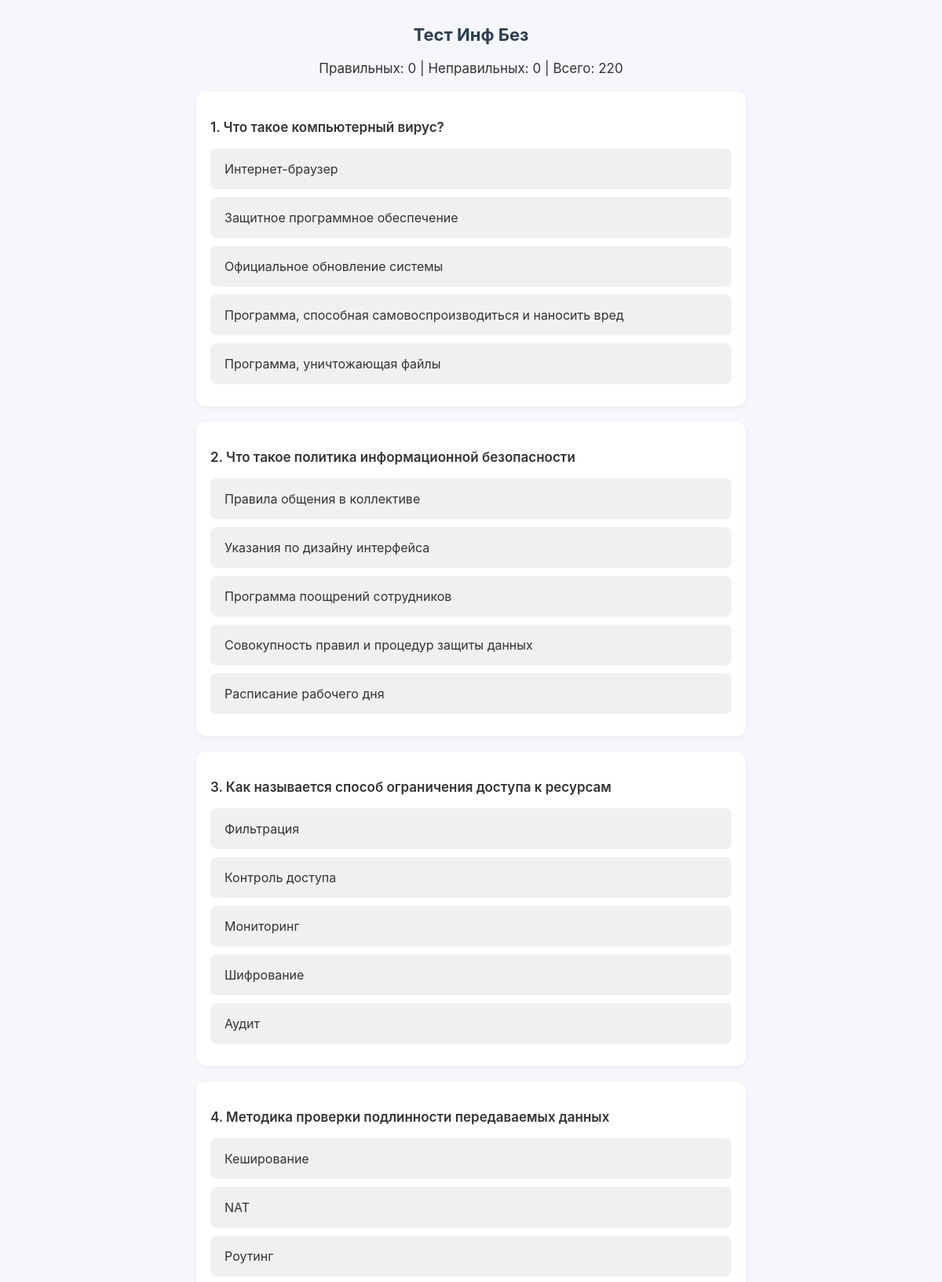
The page /test/2/html (upper part) on the database its author committed.
### tables this page shows
CREATE TABLE tests (
        id INTEGER PRIMARY KEY AUTOINCREMENT,
        name TEXT NOT NULL,
        created_at TEXT NOT NULL
    );

CREATE TABLE questions (
        id INTEGER PRIMARY KEY AUTOINCREMENT,
        test_id INTEGER,
        text TEXT,
        FOREIGN KEY(test_id) REFERENCES tests(id)
    );

CREATE TABLE variants (
        id INTEGER PRIMARY KEY AUTOINCREMENT,
        question_id INTEGER,
        text TEXT,
        is_correct INTEGER DEFAULT 0,
        FOREIGN KEY(question_id) REFERENCES questions(id)
    );

### app.py (the view)
@app.route("/test/<int:test_id>/html", methods=["GET"])
def take_test_html(test_id):
    conn = sqlite3.connect(app.config["DATABASE"])
    c = conn.cursor()
    c.execute("SELECT name FROM tests WHERE id=?", (test_id,))
    test_name = c.fetchone()[0]
    c.execute("SELECT text, id FROM questions WHERE test_id=?", (test_id,))
    q_raw = c.fetchall()
    questions = []
    for q_text, q_id in q_raw:
        c.execute("SELECT text, is_correct FROM variants WHERE question_id=?", (q_id,))
        variants = [{"text": row[0], "is_correct": bool(row[1])} for row in c.fetchall()]
        random.shuffle(variants)
        questions.append({
            "question_id": q_id,
            "question": q_text,
            "variants": variants
        })
    random.shuffle(questions)
    conn.close()
    return render_template("take_test.html", test_id=test_id, test_name=test_name, questions=questions)

### templates/take_test.html (shortened to what this page needs)
<!doctype html>
<html>
<head>
</head>
<body>
    <h1>Тест {{ test_name }}</h1>
    <div class="stats">
        Правильных: <span id="correct">0</span> |
        Неправильных: <span id="wrong">0</span> |
        Всего: <span id="total">{{ questions|length }}</span>
    </div>
    <div id="quiz">
        {% for q in questions %}
            <div class="question" data-question-id="{{ q.question_id }}">
                <p>{{ loop.index }}. {{ q.question }}</p>
                {% for v in q.variants %}
                    <div class="variant"
                         data-is-correct="{{ '1' if v.is_correct else '0' }}"
                         data-variant-text="{{ v.text }}">
                        {{ v.text }}
                    </div>
                {% endfor %}
            </div>
        {% endfor %}
    </div>
</body>
</html>

### templates/take_test.html (style rules this page uses)
body { font-family: -apple-system, BlinkMacSystemFont, "Segoe UI", Roboto, Arial, sans-serif; background: #f5f7fa; margin: 0; padding: 16px; color: #333; }
h1 { text-align: center; color: #2c3e50; font-size: 22px; margin-bottom: 20px; }
.stats { text-align: center; margin-bottom: 16px; font-size: 17px; }
.question { background: #fff; border-radius: 12px; box-shadow: 0 2px 6px rgba(0,0,0,0.05); margin: 20px auto; padding: 18px; max-width: 700px; width: 100%; box-sizing: border-box; }
.question p { font-weight: 600; font-size: 17px; }
.variant { display: block; padding: 14px 16px; margin: 10px 0; background-color: #f0f0f0; border: 2px solid transparent; border-radius: 8px; cursor: pointer; transition: all 0.2s ease; font-size: 16px; }

### rows shown on the page
tests: name "Инф Без"
questions: question "Что такое компьютерный вирус?"
variants: text "Интернет-браузер"
variants: text "Защитное программное обеспечение"
variants: text "Официальное обновление системы"
variants: text "Программа, способная самовоспроизводиться и наносить вред"
variants: text "Программа, уничтожающая файлы"
questions: question "Что такое политика информационной безопасности"
variants: text "Правила общения в коллективе"
variants: text "Указания по дизайну интерфейса"
variants: text "Программа поощрений сотрудников"
variants: text "Совокупность правил и процедур защиты данных"
variants: text "Расписание рабочего дня"
questions: question "Как называется способ ограничения доступа к ресурсам"
variants: text "Фильтрация"
variants: text "Контроль доступа"
variants: text "Мониторинг"
variants: text "Шифрование"
variants: text "Аудит"
questions: question "Методика проверки подлинности передаваемых данных"
variants: text "Кеширование"
variants: text "NAT"
variants: text "Роутинг"

### other values the page prints
{{ questions|length }} "220"
